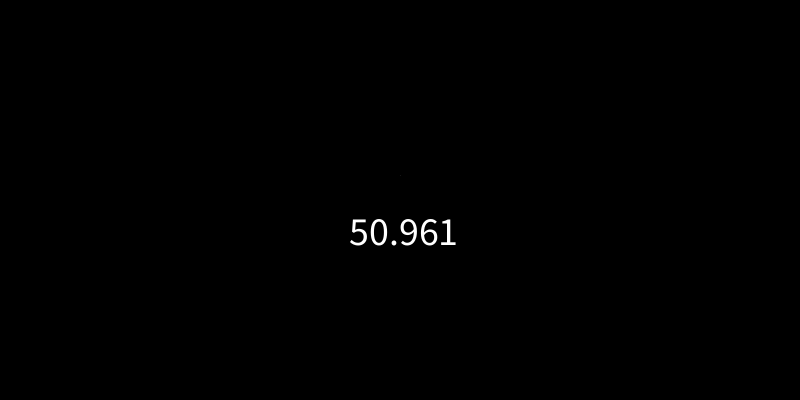
Frame 1 (no input)
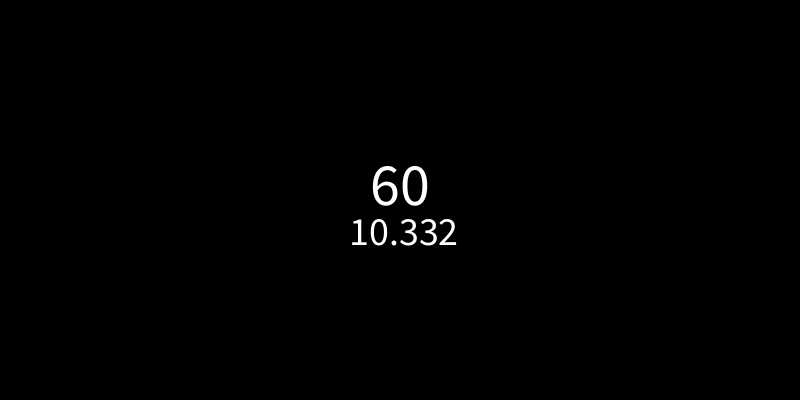
Frame 60 (the mouse pressed at the canvas centre just before this capture)
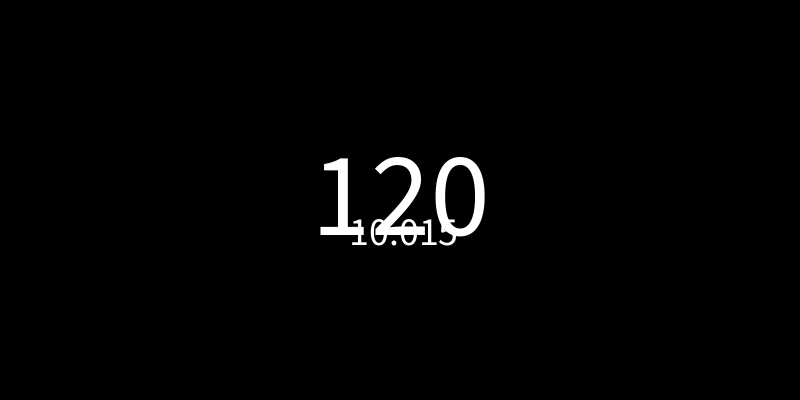
Frame 120 (the mouse held since frame 60 and released just before this capture)

The Processing sketch that drew these frames (run headless with seeded random() and noise(); from frame 60 on, the mouse is pressed at the canvas centre):

// Processing sketch: ej04a_variables_entorno
// ── ej04a_variables_entorno.pde

// VARIABLES DEL ENTORNO (Processing) = numeros variables

// frameCount = cuenta ciclos del draw
// frameRate = devuelve el frameRate ACTUAL
// width = ancho de la ventana (size) --> constante?
// height = altura de la ventana (size) --> constante?
//
// mouseX = get de la posicion X del mouse
// mouseY = get de la posicion Y del mouse

void setup(){
  size( 800, 400 );
  textAlign( CENTER, CENTER );  //--> alineacion de texto
  
  frameRate(10);  //a modo didactico: NO usar
}

void draw(){
  background(0);
  textSize( frameCount );
  text(frameCount, width/2, 175 );  //frameCount
  textSize( 40 );
  text(frameRate, width/2, 225 );  //frameRate
  
  //PI = 3,1415  //CONSTANTE
}
